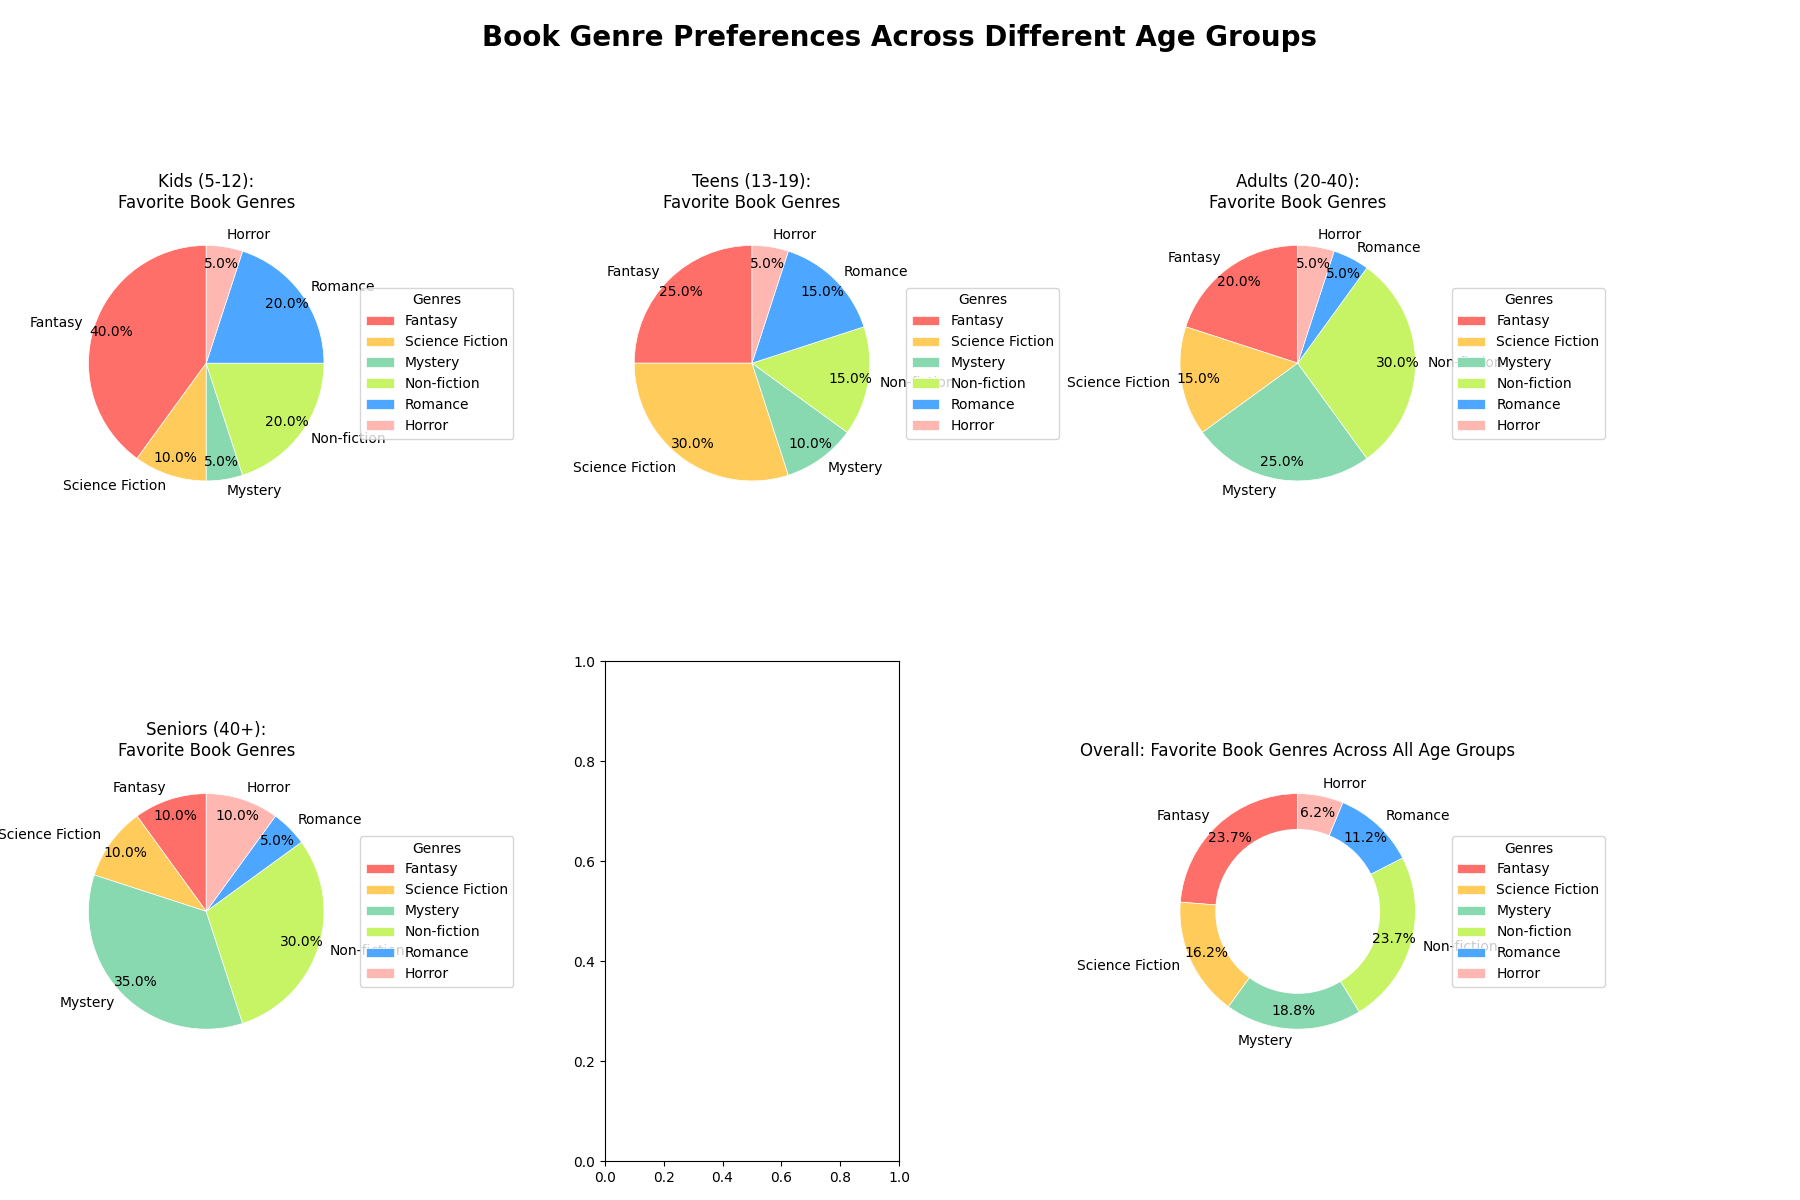

Here is the Python script that generated this plot:
import matplotlib.pyplot as plt
import numpy as np

age_groups = ['Kids (5-12)', 'Teens (13-19)', 'Adults (20-40)', 'Seniors (40+)']
genres = ['Fantasy', 'Science Fiction', 'Mystery', 'Non-fiction', 'Romance', 'Horror']

data = {
    'Kids (5-12)': [40, 10, 5, 20, 20, 5],
    'Teens (13-19)': [25, 30, 10, 15, 15, 5],
    'Adults (20-40)': [20, 15, 25, 30, 5, 5],
    'Seniors (40+)': [10, 10, 35, 30, 5, 10]
}

# New color palette for the genres
colors = ['#ff6f69', '#ffcc5c', '#88d8b0', '#c7f464', '#4da6ff', '#ffb7b2']

total_per_genre = np.array([sum(data[group][i] for group in age_groups) for i in range(len(genres))])

fig, axs = plt.subplots(2, 3, figsize=(18, 12))

for i, (group, group_data) in enumerate(data.items()):
    ax = axs[i // 3, i % 3]
    wedges, texts, autotexts = ax.pie(
        group_data,
        labels=genres,
        autopct='%1.1f%%',
        startangle=90,
        colors=colors,
        pctdistance=0.85,
        wedgeprops=dict(edgecolor='w', linewidth=0.5),
        textprops=dict(size=10)
    )
    
    centre_circle = plt.Circle((0, 0), 0.70, fc='white')
    fig.gca().add_artist(centre_circle)
    ax.set(aspect="equal", title=f"{group}:\nFavorite Book Genres")
    ax.legend(wedges, genres, title="Genres", loc="center left", bbox_to_anchor=(1, 0, 0.5, 1))

ax = axs[1, 2]
wedges, texts, autotexts = ax.pie(
    total_per_genre,
    labels=genres,
    autopct='%1.1f%%',
    startangle=90,
    colors=colors,
    pctdistance=0.85,
    wedgeprops=dict(edgecolor='w', linewidth=0.5),
    textprops=dict(size=10)
)

centre_circle = plt.Circle((0, 0), 0.70, fc='white')
fig.gca().add_artist(centre_circle)

ax.set(aspect="equal", title="Overall: Favorite Book Genres Across All Age Groups")
ax.legend(wedges, genres, title="Genres", loc="center left", bbox_to_anchor=(1, 0, 0.5, 1))

plt.tight_layout(rect=[0, 0, 0.9, 0.95])
plt.suptitle('Book Genre Preferences Across Different Age Groups', fontsize=20, weight='bold')
plt.show()
